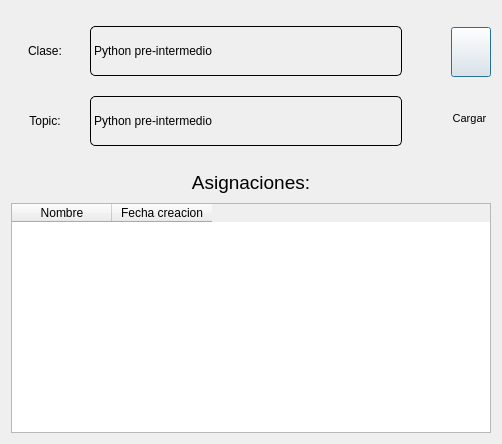
<?xml version="1.0" encoding="UTF-8"?>
<ui version="4.0">
 <class>Dialog</class>
 <widget class="QDialog" name="Dialog">
  <property name="geometry">
   <rect>
    <x>0</x>
    <y>0</y>
    <width>502</width>
    <height>444</height>
   </rect>
  </property>
  <property name="windowTitle">
   <string>Dialog</string>
  </property>
  <layout class="QVBoxLayout" name="verticalLayout">
   <item>
    <layout class="QHBoxLayout" name="horizontalLayout_9">
     <property name="spacing">
      <number>40</number>
     </property>
     <item>
      <widget class="QWidget" name="widget_3" native="true">
       <property name="minimumSize">
        <size>
         <width>400</width>
         <height>150</height>
        </size>
       </property>
       <layout class="QVBoxLayout" name="verticalLayout_10">
        <item>
         <layout class="QVBoxLayout" name="verticalLayout_11">
          <property name="spacing">
           <number>20</number>
          </property>
          <item>
           <layout class="QHBoxLayout" name="horizontalLayout_10">
            <item>
             <widget class="QLabel" name="label_8">
              <property name="minimumSize">
               <size>
                <width>40</width>
                <height>50</height>
               </size>
              </property>
              <property name="maximumSize">
               <size>
                <width>50</width>
                <height>50</height>
               </size>
              </property>
              <property name="baseSize">
               <size>
                <width>40</width>
                <height>50</height>
               </size>
              </property>
              <property name="text">
               <string>Clase:</string>
              </property>
              <property name="alignment">
               <set>Qt::AlignCenter</set>
              </property>
             </widget>
            </item>
            <item>
             <widget class="QLabel" name="bel_nombreCurso">
              <property name="minimumSize">
               <size>
                <width>200</width>
                <height>50</height>
               </size>
              </property>
              <property name="maximumSize">
               <size>
                <width>16777215</width>
                <height>50</height>
               </size>
              </property>
              <property name="baseSize">
               <size>
                <width>200</width>
                <height>50</height>
               </size>
              </property>
              <property name="styleSheet">
               <string notr="true">border: 1px solid black;
border-radius:5px;</string>
              </property>
              <property name="text">
               <string>Python pre-intermedio</string>
              </property>
             </widget>
            </item>
           </layout>
          </item>
          <item>
           <layout class="QVBoxLayout" name="verticalLayout_12">
            <item>
             <layout class="QHBoxLayout" name="horizontalLayout_11">
              <item>
               <widget class="QLabel" name="label_9">
                <property name="minimumSize">
                 <size>
                  <width>40</width>
                  <height>50</height>
                 </size>
                </property>
                <property name="maximumSize">
                 <size>
                  <width>50</width>
                  <height>50</height>
                 </size>
                </property>
                <property name="baseSize">
                 <size>
                  <width>40</width>
                  <height>50</height>
                 </size>
                </property>
                <property name="text">
                 <string>Topic:</string>
                </property>
                <property name="alignment">
                 <set>Qt::AlignCenter</set>
                </property>
               </widget>
              </item>
              <item>
               <widget class="QLabel" name="bel_nombreTopic">
                <property name="minimumSize">
                 <size>
                  <width>200</width>
                  <height>50</height>
                 </size>
                </property>
                <property name="maximumSize">
                 <size>
                  <width>16777215</width>
                  <height>50</height>
                 </size>
                </property>
                <property name="baseSize">
                 <size>
                  <width>200</width>
                  <height>50</height>
                 </size>
                </property>
                <property name="styleSheet">
                 <string notr="true">border: 1px solid black;
border-radius:5px;</string>
                </property>
                <property name="text">
                 <string>Python pre-intermedio</string>
                </property>
               </widget>
              </item>
             </layout>
            </item>
           </layout>
          </item>
         </layout>
        </item>
       </layout>
      </widget>
     </item>
     <item>
      <layout class="QVBoxLayout" name="verticalLayout_13">
       <property name="spacing">
        <number>0</number>
       </property>
       <item>
        <widget class="QPushButton" name="btn_refrescarCourseWorks">
         <property name="minimumSize">
          <size>
           <width>40</width>
           <height>30</height>
          </size>
         </property>
         <property name="maximumSize">
          <size>
           <width>50</width>
           <height>50</height>
          </size>
         </property>
         <property name="sizeIncrement">
          <size>
           <width>0</width>
           <height>0</height>
          </size>
         </property>
         <property name="baseSize">
          <size>
           <width>30</width>
           <height>30</height>
          </size>
         </property>
         <property name="styleSheet">
          <string notr="true">QPushButton {
border-image: url(:/main/IMAGENES/cargar_off.png);
 }

QPushButton:hover {
border-image: url(:/main/IMAGENES/cargar_on.png);
}

QPushButton:pressed {
border-image: url(:/main/IMAGENES/cargar_off.png);
}
</string>
         </property>
         <property name="text">
          <string/>
         </property>
        </widget>
       </item>
       <item>
        <widget class="QLabel" name="label_13">
         <property name="minimumSize">
          <size>
           <width>40</width>
           <height>30</height>
          </size>
         </property>
         <property name="maximumSize">
          <size>
           <width>50</width>
           <height>50</height>
          </size>
         </property>
         <property name="baseSize">
          <size>
           <width>30</width>
           <height>30</height>
          </size>
         </property>
         <property name="font">
          <font>
           <pointsize>8</pointsize>
          </font>
         </property>
         <property name="text">
          <string>Cargar </string>
         </property>
         <property name="alignment">
          <set>Qt::AlignCenter</set>
         </property>
        </widget>
       </item>
      </layout>
     </item>
    </layout>
   </item>
   <item>
    <widget class="QLabel" name="label_2">
     <property name="minimumSize">
      <size>
       <width>0</width>
       <height>30</height>
      </size>
     </property>
     <property name="maximumSize">
      <size>
       <width>16777215</width>
       <height>30</height>
      </size>
     </property>
     <property name="font">
      <font>
       <pointsize>14</pointsize>
      </font>
     </property>
     <property name="text">
      <string>Asignaciones:</string>
     </property>
     <property name="alignment">
      <set>Qt::AlignCenter</set>
     </property>
    </widget>
   </item>
   <item>
    <widget class="QTableWidget" name="tableWidget">
     <property name="minimumSize">
      <size>
       <width>0</width>
       <height>160</height>
      </size>
     </property>
     <column>
      <property name="text">
       <string>Nombre</string>
      </property>
     </column>
     <column>
      <property name="text">
       <string>Fecha creacion</string>
      </property>
     </column>
    </widget>
   </item>
  </layout>
 </widget>
 <resources>
  <include location="../../../img.qrc"/>
 </resources>
 <connections/>
</ui>
